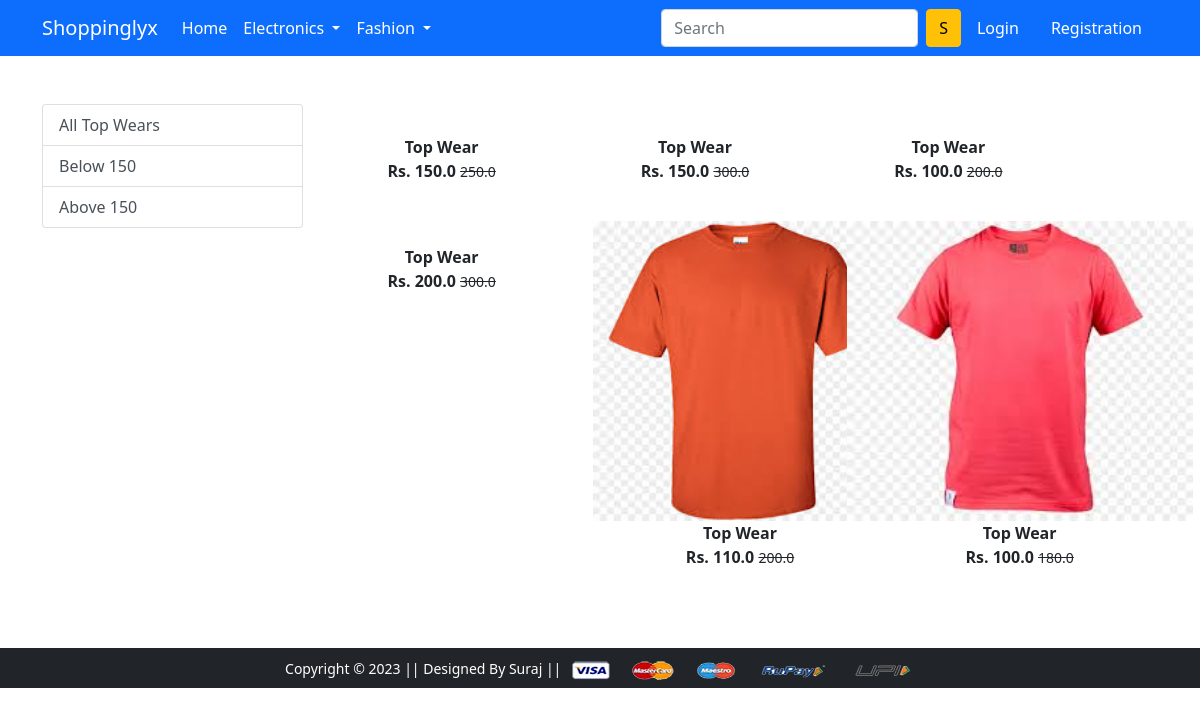
Screenshot of /topwears/ with the database file from the repository.
### app/models.py (models this page shows)
class Product(models.Model):
    title = models.CharField(max_length=100)
    selling_price = models.FloatField()
    discounted_price = models.FloatField()
    description = models.TextField()
    brand = models.CharField(max_length=100)
    category = models.CharField(choices=CATEGORY_CHOICES,max_length=2)
    product_image = models.ImageField(upload_to='productimg')

### app/views.py (the view)
# urls.py: path('topwears/',views.topwears, name='topwears'),
def topwears(request, data=None):
 if data == None:
  topwears = Product.objects.filter(category='TW')
 elif data == 'topwears':
  topwears = Product.objects.filter(category='TW').filter(brand=data)
 elif data == 'below':
  topwears = Product.objects.filter(category='TW').filter(discounted_price__lt=150)
 elif data == 'above':
  topwears = Product.objects.filter(category='TW').filter(discounted_price__gt=150)
 return render(request, 'app/topwares.html', {'topwears':topwears})

### app/templates/app/topwares.html (shortened to what this page needs)
{% extends 'app/base.html' %}
{% load static %}
{% block main-content %}
<div class="container my-5">
 <div class="row">
  <div class="col-sm-3">
   <div class="list-group">
     <a href="{% url 'topwears' %}" class="list-group-item list-group-item-action" aria-current="true">All Top Wears</a>
     <a href="{% url 'topwearsdata' 'below' %}" class="list-group-item list-group-item-action" aria-current="true">Below 150</a>
     <a href="{% url 'topwearsdata' 'above' %}" class="list-group-item list-group-item-action" aria-current="true">Above 150</a>
  </div>
  </div>
  <div class="col-sm-8">
   <div class="row">
    {% for product in topwears %}
     <div class="col-sm-4 text-center mb-4">
        <a href="{% url 'product-detail' product.id %}" class="btn">
            <div class="item">
                <img src="{{product.product_image.url}}" alt="" height="300" class="">
                <div class="fw-bold">{{product.title}}</div>
                <div class="fw-bold">Rs. {{product.discounted_price}} <small class="fw-light text-decoration-line-through">{{product.selling_price}}</small></div>
            </div>
        </a>
     </div>
     {% endfor %}
   </div>
  </div>
 </div>
</div>
{% endblock main-content %}

### app/templates/app/base.html (shortened to what this page needs)
<!doctype html>
{% load static %}
<html lang="en">
  <head>
    <link href="https://cdn.jsdelivr.net/npm/bootstrap@5.0.0-beta1/dist/css/bootstrap.min.css" rel="stylesheet">
    <link rel="stylesheet" href="{% static 'app/css/owl.carousel.min.css' %}">
    <link rel="stylesheet" href="{% static 'app/css/all.min.css' %}">
    <link rel="stylesheet" href="{% static 'app/css/style.css' %}">
  </head>
  <body>
    <nav class="navbar navbar-expand-lg navbar-dark bg-primary">
     <div class="container">
       <a class="navbar-brand" href="/">Shoppinglyx</a>
       <div class="collapse navbar-collapse" id="navbarSupportedContent">
         <ul class="navbar-nav me-auto mb-2 mb-lg-0">
           <li class="nav-item">
             <a class="nav-link active" aria-current="page" href="/">Home</a>
           </li>
           <li class="nav-item dropdown">
             <a class="nav-link dropdown-toggle text-white" href="#" id="electronicsDropdown" role="button" data-bs-toggle="dropdown" aria-expanded="false">
               Electronics
             </a>
           </li>
           <li class="nav-item dropdown">
             <a class="nav-link dropdown-toggle text-white" href="#" id="fashionDropdown" role="button" data-bs-toggle="dropdown" aria-expanded="false">
               Fashion
             </a>
           </li>
         </ul>
         <form class="d-flex">
           <input class="form-control me-2" type="search" placeholder="Search" aria-label="Search">
           <button class="btn btn-warning" type="submit">S</button>
         </form>
         <div>
          <ul class="navbar-nav me-auto mb-2 mb-lg-0">
          {% if request.user.is_authenticated %}
           <li class="nav-item dropdown mx-2">
              <a class="nav-link dropdown-toggle text-white" href="#" id="profileDropdown" role="button" data-bs-toggle="dropdown" aria-expanded="false">
                {{request.user.username|capfirst}}
              </a>
              <ul class="dropdown-menu" aria-labelledby="profileDropdown">
                <li><a class="dropdown-item" href="{% url 'profile' %}">Profile</a></li>
                <li><a class="dropdown-item" href="{% url 'orders' %}">Orders</a></li>
                <li><a class="dropdown-item" href="{% url 'passwordchange' %}">Change Password</a></li>
                <li><a class="dropdown-item" href="{% url 'logout' %}">Logout</a></li>
              </ul>
            </li>
            <li class="nav-item mx-2">
             <a href="{% url 'showcart' %}" class="nav-link text-white"><span class="badge bg-danger">{{totalitem}}</span> Cart </a>
            </li>
          {% else %}
            <li class="nav-item mx-2">
             <a href="{% url 'login' %}" class="nav-link text-white">Login</a>
            </li>
            <li class="nav-item mx-2">
             <a href="{% url 'customerregistration' %}" class="nav-link text-white">Registration</a>
            </li>
          {% endif %}
          </ul>
         </div>
       </div>
     </div>
    </nav>
    {% block main-content %} {% endblock main-content %}
    <footer class="container-fluid bg-dark text-center p-2 mt-5">
        <small class="text-white">Copyright &copy; 2023 || Designed By Suraj || </small>
        <img src="{% static 'app/images/payment.png' %}" alt="" srcset="" class="img-fluid" height="2px">
    </footer>
  </body>
</html>

### rows the page displays
Product: title "Top Wear", discounted_price "150.0", selling_price "250.0"
Product: title "Top Wear", discounted_price "150.0", selling_price "300.0"
Product: title "Top Wear", discounted_price "100.0", selling_price "200.0"
Product: title "Top Wear", discounted_price "200.0", selling_price "300.0"
Product: product_image (picture), title "Top Wear", discounted_price "110.0", selling_price "200.0"
Product: product_image (picture), title "Top Wear", discounted_price "100.0", selling_price "180.0"
